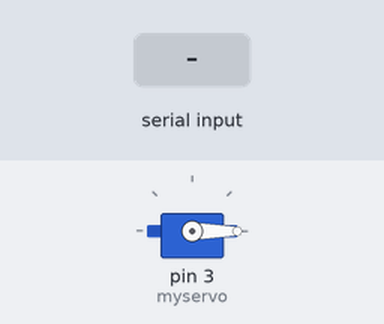
Simulated run of this sketch. Board: Arduino Uno, built with avr-gcc and run on an emulated ATmega328P. On the bench: servo. The inputs (shaded band) are chosen by the test bench.

Above: at 1.2 s.
1.3 s: "a" received over Serial
At 2.0 s:
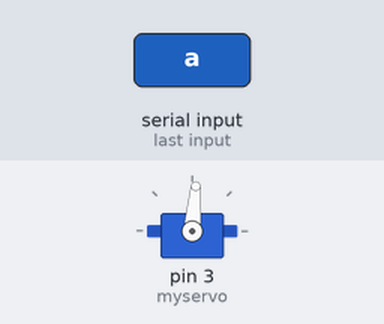
Timing chart, 0 to 7.8 s (numbered marks = the images above; inputs shaded):
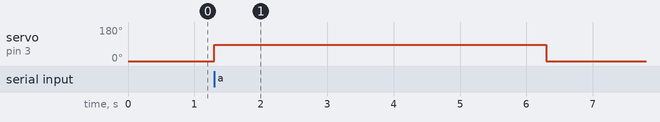

Measured:
- after the input at 1.3 s, servo on pin 3 (myservo): 0° → 85° at once, → 0° 5.0 s later

The sketch:

arduino_code.ino
```cpp
#include <Servo.h>

Servo myservo;

void setup() {
  myservo.attach(3);     // Servo on pin 3
  Serial.begin(9600);    // Communication with Python
  myservo.write(0);      // Start at 0 degrees
}

void loop() {
  if (Serial.available()) {
    char cmd = Serial.read();

    if (cmd == 'a') {     // Received from Python
      myservo.write(85);  // Rotate to 70 degrees
      delay(5000);
      myservo.write(0);   // Move back to 0
    }
  }
}
```
